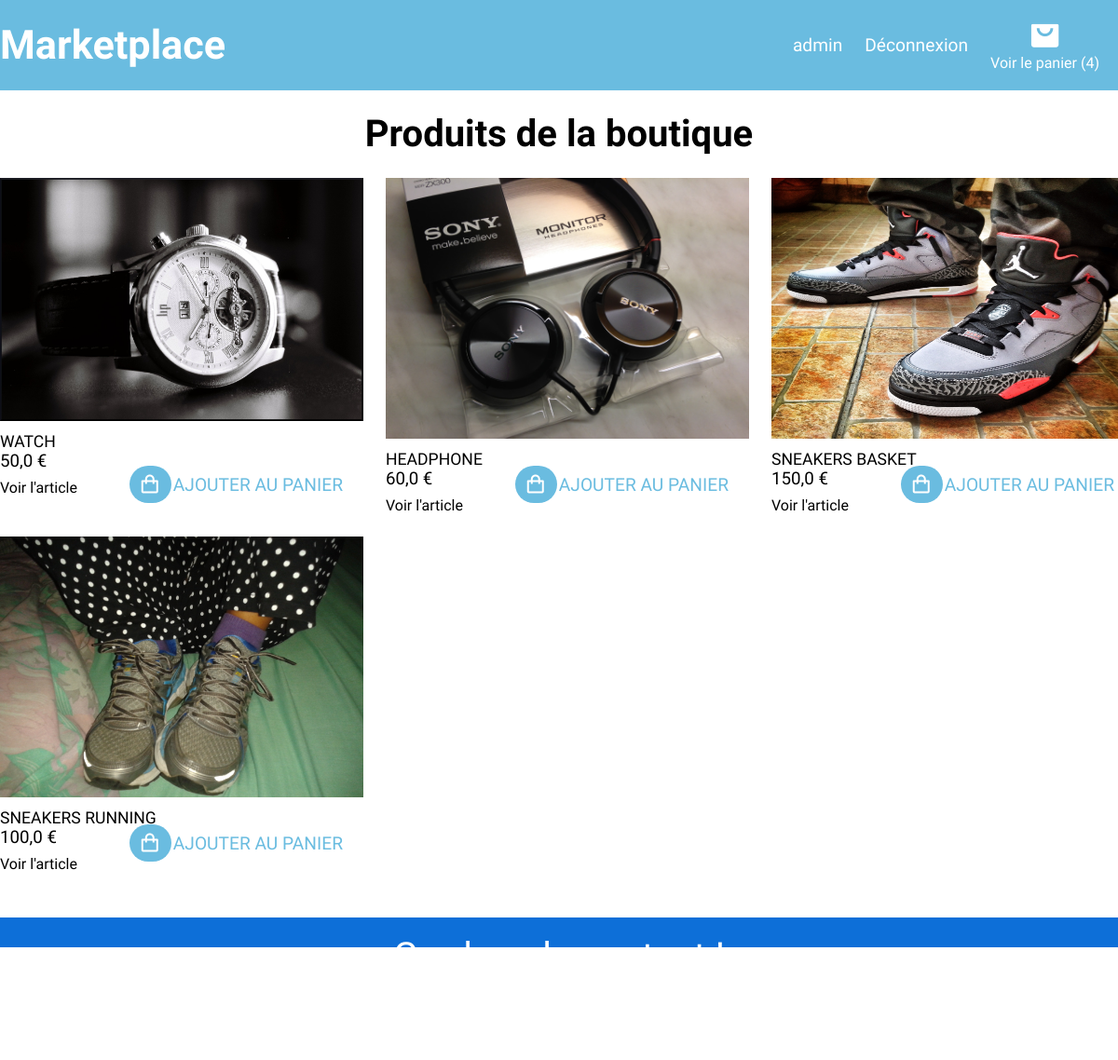
The app's page / (signed in) with its own data.
### accounts/models.py (models this page shows, shortened)
class CustomUser(AbstractUser, PermissionsMixin):
    username = None
    email = models.CharField(max_length=200, unique=True)
    user_name = models.CharField(max_length=150, unique=True)
    first_name = models.CharField(max_length=150, blank=True)
    last_name = models.CharField(max_length=150, blank=True)
    slug = models.SlugField(max_length=150, null=True, blank=True)
    is_active = models.BooleanField(default=True)
    is_staff = models.BooleanField(default=False)
    is_superuser = models.BooleanField(default=False)
    USERNAME_FIELD = 'email'
    REQUIRED_FIELDS = ['user_name']
    objects = CustomUserManager()
    def get_absolute_url(self):
        return reverse("profile", kwargs={"slug": self.slug})

### store/models.py (models this page shows, shortened)
class Cart(models.Model):
    user = models.OneToOneField(AUTH_USER_MODEL, on_delete=models.CASCADE)
    orders = models.ManyToManyField(Order)

class Product(models.Model):
    name = models.CharField(max_length=128)
    price = models.FloatField(default=0.0)
    stock = models.IntegerField(default=0)
    description = models.TextField(blank=True)
    thumbnail = models.ImageField(upload_to="products", blank=True, null=True)
    slug = models.SlugField(max_length=128)
    def get_absolute_url(self):
        return reverse("product", kwargs={"slug": self.slug})

### store/views.py (the view)
# urls.py: path('', index, name='index'),
def index(request):
    products = Product.objects.all()
    return render(request, 'store/index.html', context={"products" : products})

### store/templates/store/index.html
{% extends 'base.html' %}
{% block content %}
<section class="shop container">
    <h2 class="section-title">Produits de la boutique</h2>
    <div class="shop-content">
        {% for product in products %}
        <div class="product-box">
            <a href="{{ product.get_absolute_url }}">
            <img src="{{ product.thumbnail.url }}" alt="{{ product.name }}" class="product-img">
            </a>
            <h2 class="product-title">{{ product.name }}</h2>
            <h3 class="product-price">{{ product.price }} €</h2>
            {% if user.is_authenticated %}
            <a href="{% url 'add-to-cart-index' product.slug %}">
                <div class="button add-btn">
                    <div class="background"></div>
                    <i class='bx bx-shopping-bag add-cart'></i>
                    <span>Ajouter au panier</span>
                </div>
            </a>
            {% endif %}
            <a href="{{ product.get_absolute_url }}" class="product-article">Voir l'article</a>
        </div>
        {% endfor %}
    </div>
</section>
{% endblock %}

### templates/base.html (shortened to what this page needs)
{% load static %}
<!DOCTYPE html>
<html lang="en">
<head>
    <link rel="stylesheet" type="text/css" href="{% static 'css/styles.css' %}">
    <link href='https://unpkg.com/boxicons@2.1.2/css/boxicons.min.css' rel='stylesheet'>
</head>
<body>
    <header>
        <div class="navbar container">
            <a href="{% url 'index' %}" id="logo">
                Marketplace
            </a>
            <nav>
                <ul>
                    {% if user.is_authenticated %}
                    <li>
                        <a href="{{ user.get_absolute_url }}">{{ user.user_name }}</a>
                    </li>
                    <li>
                        <a href="{% url 'logout' %}">Déconnexion</a>
                    </li>
                    {% endif %}
                    {% if user.cart %}
                    <li id="cart-link">
                        <a href="{% url 'cart' %}">
                            <i class='bx bxs-shopping-bag-alt' id="cart-icon"></i>
                            <p>Voir le panier ({{ user.cart.orders.count }})</p>
                        </a>
                    </li>
                    {% endif %}
                </ul>
            </nav>
        </div>
    </header>
    {% block content %}
    {% endblock %}
    <footer>
        <div class= "footbar container">
            <h1 id="titlecontact">Gardons le contact !</h1>
            <div class="faction">
                <ul class="social-block" >
                    <li><i class='bx bxl-facebook-square' id="social-icon"></i></li>
                    <li><i class='bx bxl-twitter' id="social-icon"></i></li>
                    <li><i class='bx bxl-instagram' id="social-icon"></i></li>
                </ul>
                <div class="social-block square_div"></div>
                <div class="social-block">
                    <a href="{% url 'contact' %}" id="contact">
                    </a>
                </div>
            </div>
        </div>
    </footer>
</body>
</html>

### templates/static/css/styles.css (style rules this page uses)
* { font-family: 'Ubuntu', sans-serif; margin: 0; padding: 0; scroll-padding: 0; scroll-behavior: smooth; box-sizing: border-box; list-style: none; text-decoration: none; }
:root { --main-color:#6ABCE0; --secondary-color:#0D6FD8; --form-color: #E7E7E7; --bg-color:#fff; --text-color:#000; --error-color: #FF0000; --success-color: #00C200; }
body { color: var(--text-color); display:flex; flex-direction:column; }
.container { max-width: 1500px; margin: auto; width: 100%; }
section { padding: 6rem 0 3rem; min-height: 785px; }
.section-title { font-size: 2.5rem; font-weight: 700; text-align: center; margin: 1.5rem 0; }
a { text-decoration: none; }
header { position: fixed; top: 0; left: 0; width: 100%; background-color: var(--main-color); z-index: 100; }
.navbar { display: flex; align-items: center; justify-content: space-between; padding: 20px 0; }
nav { flex: 1; text-align: right; }
nav ul li { display: inline-block; list-style-type: none; vertical-align: middle; margin-right: 20px; }
nav ul li a { text-decoration: none; color: var(--bg-color); font-size: 1.2rem; font-weight: 300; }
#logo { font-size: 2.7rem; color: var(--bg-color); font-weight: 700; }
#cart-link { text-align: center; }
#cart-link p { font-size: 1rem; }
#cart-icon { font-size: 2.2rem; color: var(--bg-color); cursor: pointer; }
footer { position: relative; bottom: 0; left: 0; width: 100%; background-color: var(--secondary-color); justify-items: center; }
.footbar { display: flex; align-items: center; flex-direction: column; padding: 18px 0; gap: 10px; }
.faction { display: block; }
.social-block { display: inline-block; vertical-align: middle; }
.social-block li { display: inline; }
.square_div { background-color: #EEE; width: 4px; height: 60px; border-radius: 90px; margin-left: 10px; margin-right: 10px; }
#titlecontact { font-size: 2.5rem; color: var(--bg-color); font-weight: 500; }
#contact { font-size: 2.2rem; color: var(--bg-color); font-weight: 400; }
#social-icon { font-size: 2.2rem; color: var(--bg-color); cursor: pointer; }
.shop-content { display: grid; grid-template-columns: repeat(3, minmax(390px, 700px)); gap: 1.5rem; }
.product-box { position: relative; max-height: 364px; transition: 0.3s; }
.product-img { width:100%; max-height: 280px; margin-bottom: 0.5rem; }
.product-title { font-size: 1.1rem; font-weight: 500; text-transform: uppercase; margin-bottom: 0; }
.product-price { font-weight: 500; margin-bottom: 0.5rem; }
.product-article { font-weight: 500; color: var(--text-color); }
.button { position: absolute; right: 0; bottom: 0; display: flex; align-items: center; cursor: pointer; margin-top: auto; margin-left: auto; margin-bottom: 10px; margin-right: 10px; }
.background { position: absolute; width: 45px; height: 40px; border-radius: 80px; background-color: var(--main-color); transition: width 250ms ease-in; z-index: -1; }
.add-cart { position: relative; color: var(--bg-color); font-size: 1.5rem; padding: 10px; z-index: 1; }
span { position: relative; margin-left: 3px; margin-right: 12px; text-transform: uppercase; font-size: 1.2rem; font-weight: 400; color: var(--main-color); transition: color 250ms ease-in; z-index: 1; }

### records on screen
CustomUser: user_name "admin", cart.orders.count "4"
Product: thumbnail (picture), name "WATCH", price "50,0"
Product: thumbnail (picture), name "HEADPHONE", price "60,0"
Product: thumbnail (picture), name "SNEAKERS BASKET", price "150,0"
Product: thumbnail (picture), name "SNEAKERS RUNNING", price "100,0"
